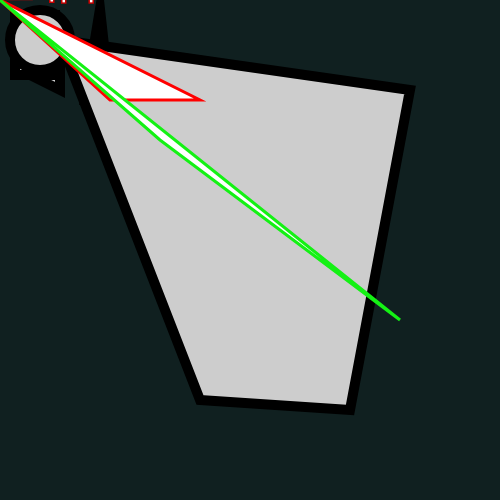
Frame 1 (no input)
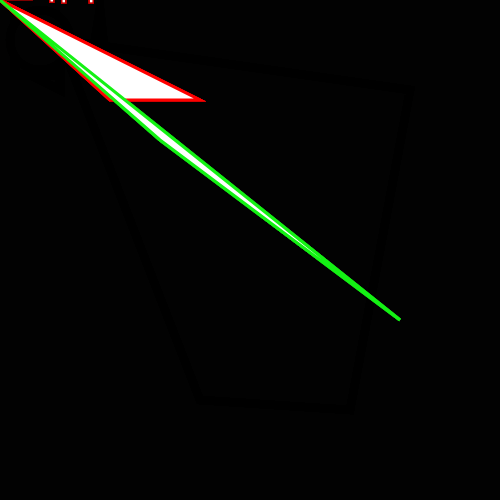
Frame 60 (no input)
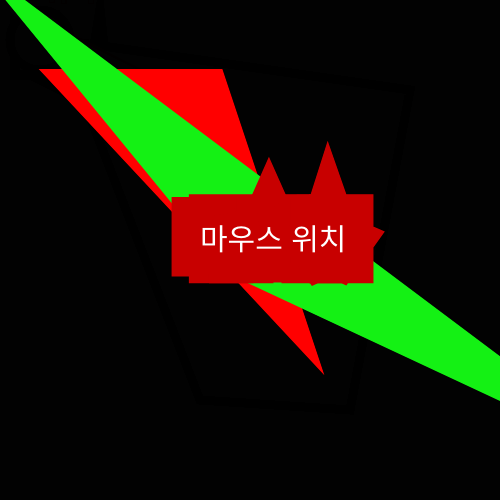
Frame 120 (the mouse pressed at the canvas centre since frame 60)

The p5.js sketch that drew these frames (run headless with seeded random() and noise() and a simulated clock; from frame 60 on, the mouse is pressed at the canvas centre):

// p5.js sketch
// ── sketch.js
var weight;

function setup()
{
createCanvas(500,500);
background(20,40,40);

strokeWeight(10);


triangle(100,9,110,100,85,100);

quad(20,20,20,70,60,90,60,40);
quad(200,400,350,410,410,90,60,40);

rect(15,15,40,60);

ellipse(40,40,60,60);

weight = 3;
}

function draw()
{

  background(0, 50);
  strokeWeight(weight);

  stroke(255,0,0);
  triangle(mouseX, mouseY,110,100,200,100);

  strokeWeight(weight);

  stroke(20,241,20);
  triangle(mouseY, mouseX,400,320,160,140);


  stroke(200,0,0);
  fill(255);
  strokeWeight(weight);
  textSize(30);

  text('마우스 위치', mouseX-50,mouseY);

  if(mouseIsPressed)
  {
    if(mouseButton == LEFT)
    {
      weight++;
    }
    if(mouseButton == RIGHT)
    {
      weight--;
    }
  }

}

// ── StyleSheet.css
h1  {
    color: #000000;
    font-size: 1.0em;
    margin-top: .2em;
    text-align: center;
    text-decoration: none;
  }

.p10  {
  color: #000000;
  font-size: 1.0em;
  margin-top: .2em;
  text-align: center;
  text-decoration: none;
  }


.imgCenter {
    display: block;
    margin-left: auto;
    margin-right: auto;
    margin-bottom: 0px;
    max-width: 50%;
    height:auto;
}
#dbtn1{
  margin-left: 0.2em;
  margin-right: 0.2em;
}
#dbtn2{
  margin-left: 0.2em;
  margin-right: 0.2em;
}
#dbtn3{
  margin-left: 0.2em;
  margin-right: 0.2em;
}
#ButtonHolder{
    display: block;
    margin-left: auto;
    margin-right: auto;
    text-align: center;
}

.slidecontainer{
  width: 100%;
}
/* The slider itself */
.slider {
  -webkit-appearance: none;  /* Override default CSS styles */
  appearance: none;
  width: 100%; /* Full-width */
  height: 25px; /* Specified height */
  background: #d3d3d3; /* Grey background */
  outline: none; /* Remove outline */
  opacity: 0.7; /* Set transparency (for mouse-over effects on hover) */
  -webkit-transition: .2s; /* 0.2 seconds transition on hover */
  transition: opacity .2s;
}

/* Mouse-over effects */
.slider:hover {
  opacity: 1; /* Fully shown on mouse-over */
}

/* The slider handle (use -webkit- (Chrome, Opera, Safari, Edge) and -moz- (Firefox) to override default look) */
.slider::-webkit-slider-thumb {
  -webkit-appearance: none; /* Override default look */
  appearance: none;
  width: 25px; /* Set a specific slider handle width */
  height: 25px; /* Slider handle height */
  background: #4CAF50; /* Green background */
  cursor: pointer; /* Cursor on hover */
}

.slider::-moz-range-thumb {
  width: 25px; /* Set a specific slider handle width */
  height: 25px; /* Slider handle height */
  background: #4CAF50; /* Green background */
  cursor: pointer; /* Cursor on hover */
}



// ── ss.html
<!DOCTYPE html>
<html lang="ko">


<head>
  <meta charset="utf-8">
  <meta name="viewport" content="width=device-width, initial-scale=1.0">
  <title> HTML Intro</title>
  <link href="StyleSheet.css" rel="stylesheet">
  <script src="p5.min.js"></script> <!-- uglify 가 된 파일(통신 크기 줄이기) <-->
  <script src="addons/p5.dom.js"></script>

  
</head>

<body>
  
  <img src="resources/gmlab.png" alt="logo" class="imgCenter"> </img>
  <h1> 게 뮤 랩</h1>
  
  
  <div id= "sketch-holder"> 
    <script src="sketch.js"></script>
  </div>
  <div id = ButtonHolder></div>



  <div class ="slidecontainer">
    <input type="range" min="20" max="80" value="50" class="slider" id="myRange">
  </div>

  

    
</body>

<tail>
  <p10> gamu lab</p10>
</tail>


</html>
